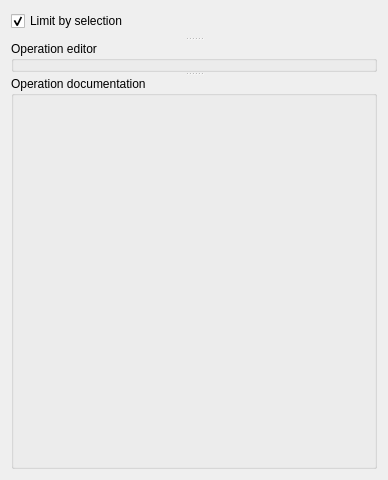
<?xml version="1.0" encoding="UTF-8"?>
<ui version="4.0">
 <class>pqSMTKOperationPanel</class>
 <widget class="QWidget" name="pqSMTKOperationPanel">
  <property name="geometry">
   <rect>
    <x>0</x>
    <y>0</y>
    <width>388</width>
    <height>480</height>
   </rect>
  </property>
  <property name="windowTitle">
   <string>Form</string>
  </property>
  <layout class="QVBoxLayout" name="verticalLayout">
   <item>
    <widget class="QCheckBox" name="UseSelection">
     <property name="text">
      <string>Limit by selection</string>
     </property>
     <property name="checked">
      <bool>true</bool>
     </property>
    </widget>
   </item>
   <item>
    <widget class="QSplitter" name="DocSplitter">
     <property name="orientation">
      <enum>Qt::Vertical</enum>
     </property>
     <widget class="QSplitter" name="ListEditorSplitter">
      <property name="orientation">
       <enum>Qt::Vertical</enum>
      </property>
      <widget class="smtk::extension::qtAvailableOperations" name="OperationList" native="true"/>
      <widget class="QGroupBox" name="OperationEditor">
       <property name="title">
        <string>Operation editor</string>
       </property>
      </widget>
     </widget>
     <widget class="QGroupBox" name="OperationDocs">
      <property name="title">
       <string>Operation documentation</string>
      </property>
     </widget>
    </widget>
   </item>
  </layout>
 </widget>
 <customwidgets>
  <customwidget>
   <class>smtk::extension::qtAvailableOperations</class>
   <extends>QWidget</extends>
   <header>smtk/extension/qt/qtAvailableOperations.h</header>
  </customwidget>
 </customwidgets>
 <resources/>
 <connections/>
</ui>
